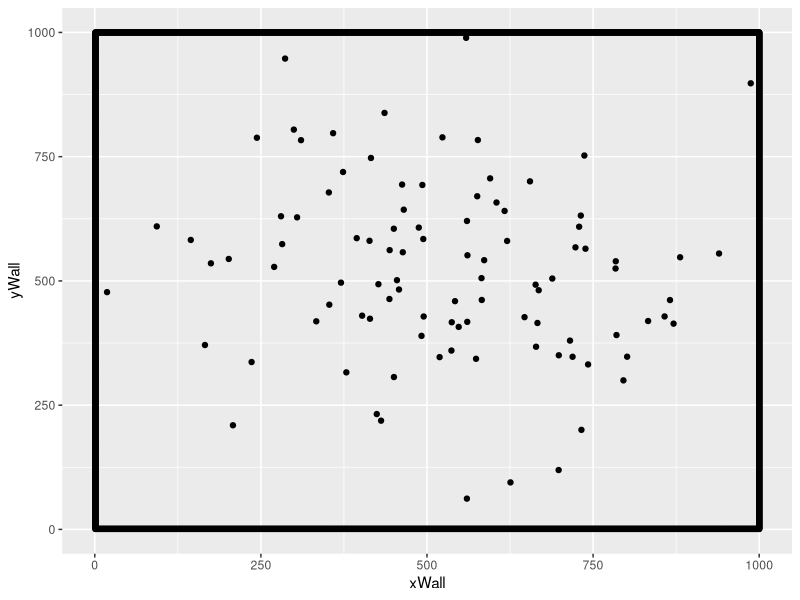
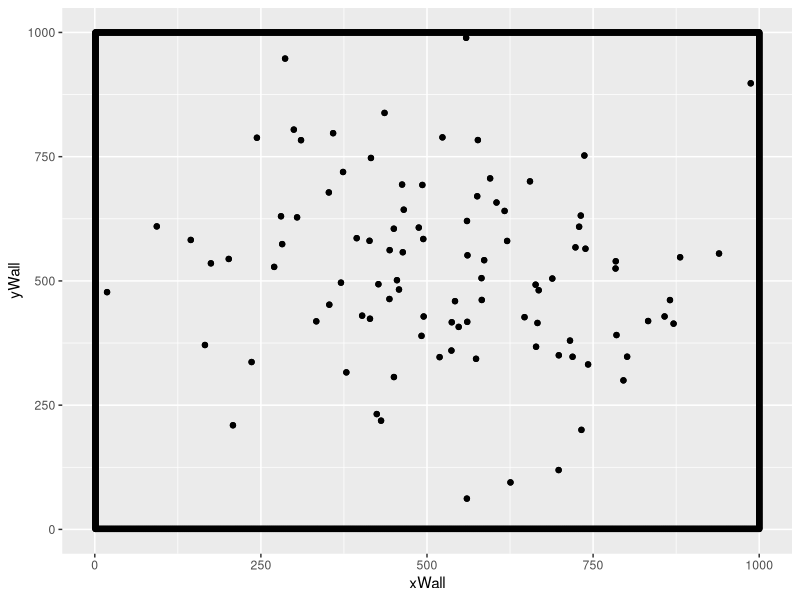
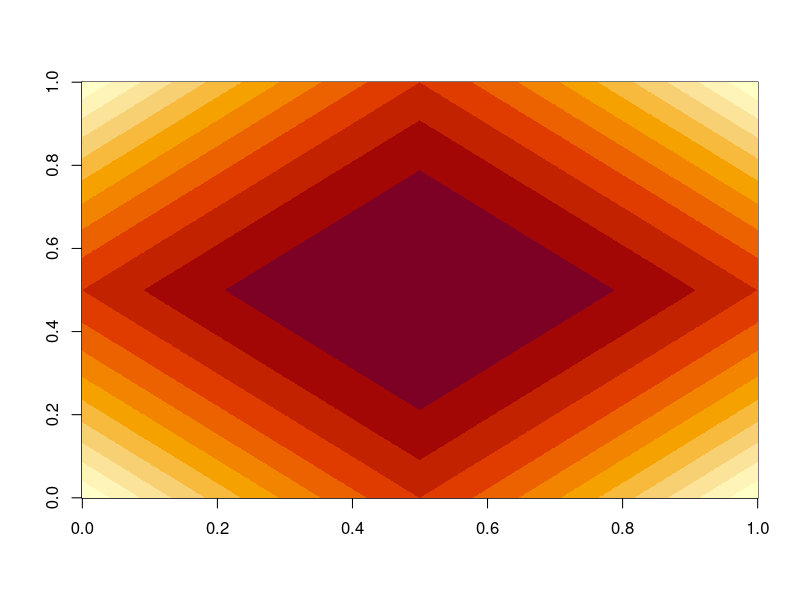

Recreate these plots in R, in order.
# Author: Gabriel Dell'Accio
# The following is a 2D variant of the Reynolds Boid model.
# LIBRARIES:
library(ggplot2)

# ARENA PARAMETERS:
# Set if equal height and width
size <- 1000.0

centerCor <- rep(size/2,2)

xVal <- size
yVal <- size

nIndividuals <- 100 
swarmCohesion <- 0.5
swarmAvoidance <- 0.5
baseMovementRate <- 4
densitySensitivity <- 75
spatialDistribution <- 150
thetaDistribution <- 50
step.iterations <- 200

# Create the arena using the arena.data frame.
create.arena <- function(xLength, yLength) {
  xLimit <- xLength 
  yLimit <- yLength
  
  arena.Data <<- data.frame(
    yWall = rep(1,yLimit),
    xWall = c(1:xLimit),
    xNorthWall = c(1:xLimit),
    yNorthWall = rep(yLimit,yLimit)
  )

  # Creating Arena Borders
  arena <- ggplot(data = arena.Data, aes(x=xWall,y=yWall))
  arena <- arena + geom_point() +  ylim(1,yLimit) + xlim(1,xLimit) + geom_point(aes(xNorthWall,yNorthWall)) + geom_point(aes(rep(1,xLimit),c(1:yLimit))) + geom_point(aes(rep(xLimit,xLimit),c(1:yLimit)))

  return(arena)
}
arenaSim <- create.arena(xVal, yVal)

# Initialize the swarm population using mean values.
initialize.swarm <- function(cohesion, avoidance, spatial.distribution.factor, theta.distribution.factor ,coordinateLocation) {
    arena.Data$index <<- c(1:nIndividuals)
    arena.Data$swarm.cohesion <<- rep(swarmCohesion,nIndividuals)
    arena.Data$swarm.avoidance <<- rep(swarmAvoidance,nIndividuals)
    arena.Data$xPosition <<- rep(NA, xVal)
    arena.Data$yPosition <<- rep(NA, yVal)
    arena.Data$theta <<- rep(NA, xVal)
  
  for(var in 1:nIndividuals) {
    arena.Data$xPosition[var] <<- rnorm(1, mean=coordinateLocation[1], sd=spatial.distribution.factor + 50)
    arena.Data$yPosition[var] <<- rnorm(1, mean=coordinateLocation[2], sd=spatial.distribution.factor + 50)
    arena.Data$theta[var] <<- rnorm(1, mean = 180, sd= theta.distribution.factor + 5)
  }
}

# Display the swarm in the 2D arena.
initialize.swarm(swarmCohesion, swarmAvoidance, spatialDistribution, thetaDistribution, centerCor)

# Function that updates the current arena with the swarm's current location.
display.swarm <- function() {
  return(arenaSim + geom_point(aes(arena.Data$xPosition, arena.Data$yPosition)))
}

arenaSim <- display.swarm()
arenaSim


# Function to determine an individual's sensed density value.
determine.density <- function(senseHeight, senseWidth, locationX, locationY) {

  nTotalPositions <- ((senseHeight * senseWidth) * 4)

  startX <- locationX - senseWidth
  # print(paste("Start x: ", startX))

  endX <- locationX + senseWidth
  # print(paste("End x: ", endX))

  startY <- locationY - senseHeight
  endY <- locationY + senseHeight

  numberOfIndividualsPresent <- 0


  count <- 1
  for(indOne in 1:nIndividuals) {

    if((arena.Data$xPosition[count] <= endX) && (arena.Data$xPosition[count] >= startX)) {

      # print(paste("xposition: ", arena.Data$xPosition[count]))

      if((arena.Data$yPosition[count] <= endY) && (arena.Data$yPosition[count] >= startY)) {
        numberOfIndividualsPresent <- numberOfIndividualsPresent + 1
      }
    }

    count <- count + 1
  }

  # print(paste("Number of indviduals in space: ", numberOfIndividualsPresent))
  # print(paste("total positions: ", nTotalPositions))
  finalDensity <- ((numberOfIndividualsPresent / nTotalPositions)  + (numberOfIndividualsPresent/nIndividuals))
  return(finalDensity)

}

# Determines the density value for each agent in the swarm.
find.Neighbors <- function() {
  count <- 1
  for (var in 1:nIndividuals) {
    result <- determine.density(densitySensitivity,densitySensitivity,arena.Data$xPosition[count], arena.Data$yPosition[count])
    # print(result)
    arena.Data$Density[count] <<- result 
    count <- count + 1
  }
}
find.Neighbors()

densityTotal <- 0
tempDensityArray <- c()

for(var in 1:nIndividuals) {
  densityTotal <- densityTotal + arena.Data$Density[var] 
  tempDensityArray[var] <- arena.Data$Density[var] 
}

meanDensity <- (densityTotal / nIndividuals) 
sdDensity <- (sd(tempDensityArray)) 

# Function used to determine how far from the mean an individuals density score is.
sdDistance <- function(value, mean, sd) {
  temp <- abs(mean - value) %/% sd
  return(temp)
}

# Assign individual density values.
determine.density.distance <- function(mean, sd) {
 for (var in 1:nIndividuals){
   arena.Data$DensityDistance[var] <<- sdDistance(arena.Data$Density[var], mean, sd)
 }
}

determine.density.distance(meanDensity, sdDensity)

# Function for converting degrees to radians, used in computing the new X,Y coor for each agent.
degreeToRadians <- function(angle) {
  return(pi * angle / 180);
} 

# Computes the next x,y coor for x individual in the swarm based on its density reading.
compute.nextPos <- function(var) {

    if ((arena.Data$DensityDistance[var]) == 0) {
        movementRate <- baseMovementRate/3
    } else if (arena.Data$DensityDistance[var] == 1) {
        movementRate <- baseMovementRate
    } else if (arena.Data$DensityDistance[var] == 2) {
        movementRate <- baseMovementRate + 2
    } else { 
        movementRate <- baseMovementRate + 4
    }
     
    newX = arena.Data$xPosition[var] + (movementRate * cos(degreeToRadians(arena.Data$theta[var])))
    newY = arena.Data$yPosition[var] + (movementRate * sin(degreeToRadians(arena.Data$theta[var])))


    ## Collision with walls
    if((newX >= size) || (newX <= 0)) {
      arena.Data$theta[var] <<- abs(180 - arena.Data$theta[var]) 
      newX = arena.Data$xPosition[var] + (movementRate * cos(degreeToRadians(arena.Data$theta[var])))
    } else {
      newX = arena.Data$xPosition[var] + (movementRate * cos(degreeToRadians(arena.Data$theta[var])))
    } 
  
    if((newY >= size) || (newY <= 0)) {
      arena.Data$theta[var] <<- abs(180 - arena.Data$theta[var]) 
      newY = arena.Data$yPosition[var] + (movementRate * sin(degreeToRadians(arena.Data$theta[var])))
    } else {
      newY = arena.Data$yPosition[var] + (movementRate * sin(degreeToRadians(arena.Data$theta[var])))
    }    

  nextPos <- c(newX, newY)

}
 
# moves each agent in the swarm a fixed distance in a direction based on its theta.
step.swarm <- function() {
  
  for (ind in 1:nIndividuals) {
    # Computes tehe next x,y position for the current individual.
    result <- compute.nextPos(ind) 
    arena.Data$xPosition[ind] <<- result[1]
    arena.Data$yPosition[ind] <<- result[2]
  }

  # Recalculate the sensed denisty value for each agent.
  find.Neighbors()

  # Process density data.
  densityTotal <- 0
  tempDensityArray <- c()

  for(var in 1:nIndividuals) {
    densityTotal <- densityTotal + arena.Data$Density[var] 
    tempDensityArray[var] <- arena.Data$Density[var] 
  }

  meanDensity <- (densityTotal / nIndividuals) 
  sdDensity <- (sd(tempDensityArray)) 
  
  # Assign a density distance to each individual.
  determine.density.distance(meanDensity, sdDensity)
}


# Applys the step function n step.iterations.
run.simulation <- function() {
  for(run in 1:step.iterations) {
    step.swarm()
  }
}
# run.simulation()

# Display the swarm after running simulation.
arenaSim <- display.swarm()
arenaSim

# BEHAVIOR PRIMITIVES:

# HEATMAP GENERATION
# Assign a value to a location given how far away it is from the center. The farther the smaller the value.
assign.location.value <- function(center, currentLocation, distribution.type) {
  rowDiff <- abs(center[1] - currentLocation[1])
  columnDiff <- abs(center[2] - currentLocation[2])
  totalDifference <- rowDiff + columnDiff
  scaledDifference <- 1 - (distribution.type(totalDifference)/distribution.type(center[1] * 2))
  return(scaledDifference)
}
# Distribution of values around the center of the arena.
value.distribution <- function(x) {
  return(x^2)
}
# Generate heat map 
create.heatmap <- function(arena.length, arena.width) {
  centerArena <- c(arena.length/2, arena.width/2)
  arena.heat.map <- matrix(nrow = arena.length, ncol = arena.width)
  for(i in 1:arena.length) {
    for(j in 1:arena.width) {
      currentIndex <- c(i,j)
      arena.heat.map[i,j] <- assign.location.value(centerArena, currentIndex, value.distribution)
    }
  }
  return(arena.heat.map)
}
heat.map <- create.heatmap(xVal,yVal)

# Visualize the heat map
image(heat.map)
